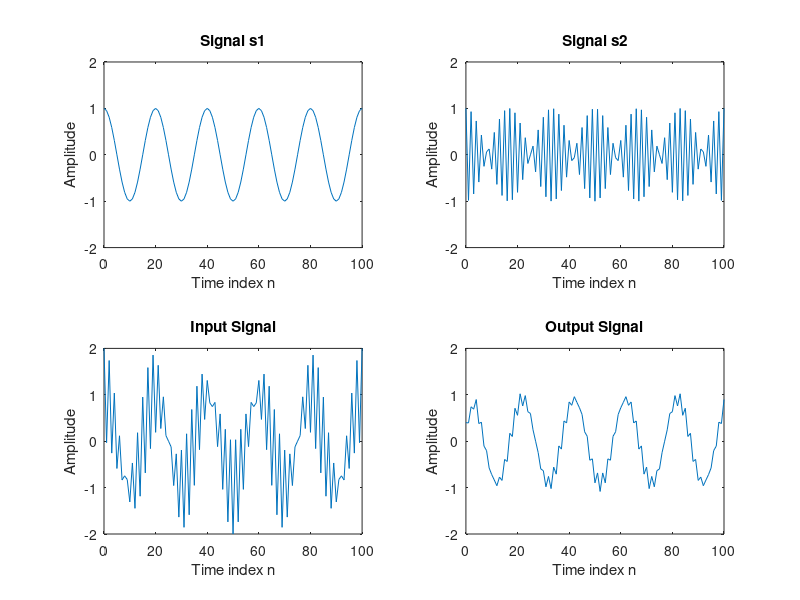

Recreate this plot in MATLAB.
% Simulation of an M-point Moving Average Filter
%for how filter works: https://www.mathworks.com/help/matlab/ref/filter.html

% Generate the input signal
n = 0:100;
s1 = cos(2*pi*0.05*n); 
s2 = cos(2*pi*0.47*n); 
x = s1+s2;
% Implementation of the moving a2verage filter
M = input('Desired length of the filter = ');
num = ones(1,M)/M; 
% num = [1 -1]/M; % for q6.2
y = filter(num,1,x); 
% Display the input and output signals
clf;
subplot(2,2,1);
plot(n, s1);
axis([0, 100, -2, 2]);
xlabel('Time index n'); ylabel('Amplitude');
title('Signal s1');
subplot(2,2,2);
plot(n, s2);
axis([0, 100, -2, 2]);
xlabel('Time index n'); ylabel('Amplitude');
title('Signal s2');
subplot(2,2,3);
plot(n, x);
axis([0, 100, -2, 2]);
xlabel('Time index n'); ylabel('Amplitude');
title('Input Signal');
subplot(2,2,4);
plot(n, y);
axis([0, 100, -2, 2]);
xlabel('Time index n'); ylabel('Amplitude');
title('Output Signal');
axis;